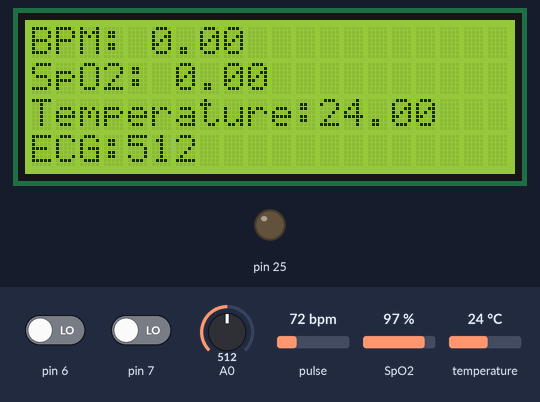
Recording of a sketch running on a simulated Arduino Mega 2560, built with avr-gcc and run on an emulated ATmega2560. Shown: 20×4 character LCD, output pins drawn as LEDs (lit = HIGH). The inputs (shaded band) are chosen by the test bench; at power-on: pulse 72 bpm, temperature 24 °C, A0 = 512, pin 6 LOW, pin 7 LOW, SpO2 97 %. The modem accepts every AT command (registered, SIM ready, sends succeed) and sends nothing else; what the sketch prints to the serial monitor is not drawn.

Above: at 1.6 s.
1.7 s: pulse set to 149 bpm
At 3.9 s:
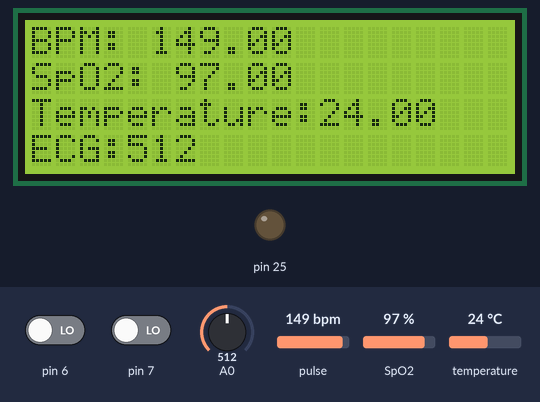
4.5 s: pulse set to 153 bpm
At 5.8 s:
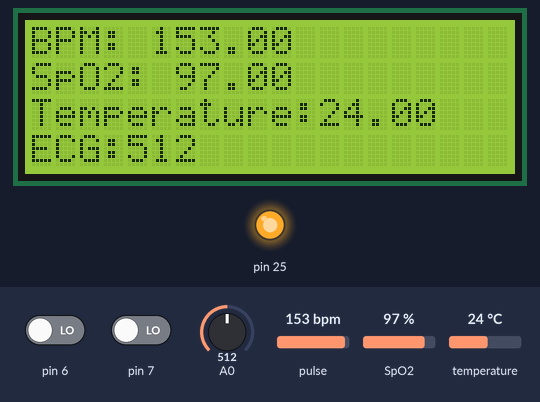
7.5 s: temperature set to 12 °C
At 12.0 s:
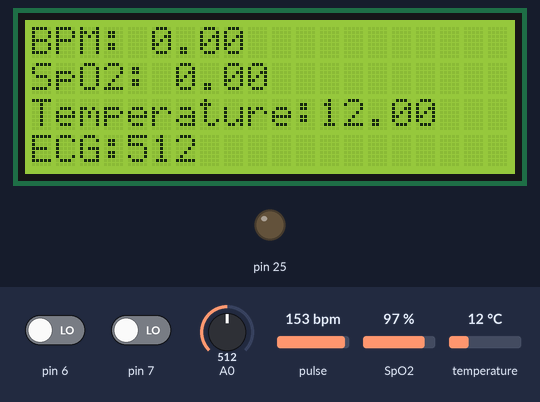
12.5 s: pulse set to 42 bpm
At 13.6 s:
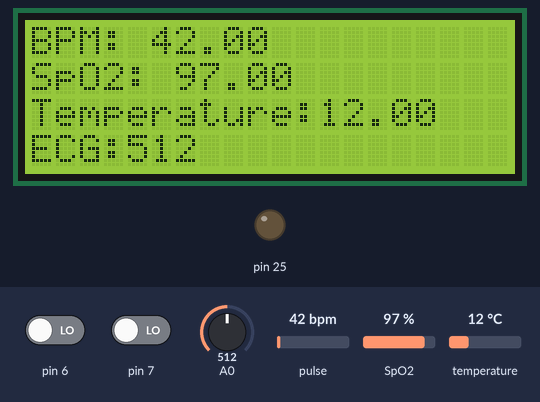
14.0 s: A0 set to 716
At 15.6 s:
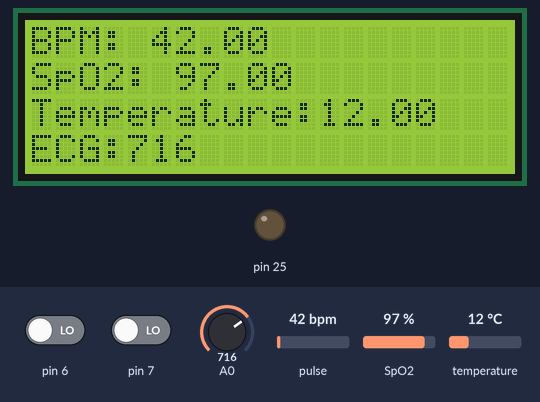
16.1 s: temperature set to 19 °C
Timing chart, 0 to 18.9 s (numbered marks = the images above; inputs shaded):
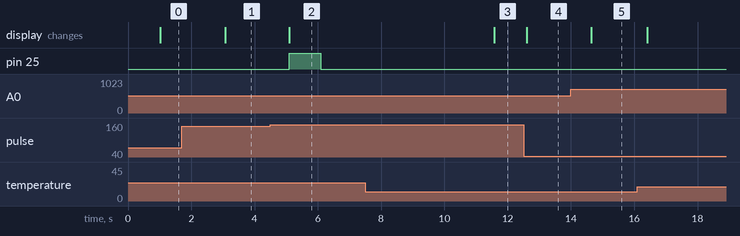

The sketch:

temp.ino
```cpp
#include <Wire.h>
#include "MAX30100_PulseOximeter.h"
#include <OneWire.h>
#include <DallasTemperature.h>

#include <LiquidCrystal.h>
#include <SoftwareSerial.h>
static const int RXPin = 0, TXPin = 1;
static const uint32_t GPSBaud = 9600;
// The serial connection to the GPS device
SoftwareSerial ss(RXPin, TXPin);


#define DS18B20 A14
#define REPORTING_PERIOD_MS     1000

float temperature, humidity, BPM, SpO2, bodytemperature;

/*Put your SSID & Password*/


PulseOximeter pox;

uint32_t tsLastReport = 0;
OneWire oneWire(DS18B20);
DallasTemperature sensors(&oneWire);
const int rs = 12, en = 13, d4 = 11, d5 = 10, d6 = 9, d7 = 8;
//const int pulsewire=A8;
String tx_u="";
int TEMP;
LiquidCrystal lcd(rs, en, d4, d5, d6, d7);

#include <TinyGPS.h>
#include <SoftwareSerial.h>
//static const int RXPin = 0, TXPin = 1;

// The serial connection to the GPS device
TinyGPS gps;
int g_en=0;
int r_chk=0;
String incoming = "";
String gps_data="";
String gps_data_1="";
String gps_data_2="";
String get_lon="";
String get_lat="";
String lon_="";
String lat_="";
double lat;
double lon;


int temp=0;
void onBeatDetected()
{
  //Serial.println("Beat!");
  temp=temp+2;
}
void(* resetFunc) (void) = 0;
void setup() {
  Serial3.begin(GPSBaud);
  Serial.begin(115200);
  Serial1.begin(115200);
 // Serial1.begin(115200);
  lcd.begin(20, 4);


 // Serial.print("Initializing pulse oximeter..");

  if (!pox.begin()) {
  //  Serial.println("FAILED");
    for (;;);
  } else {
  // Serial.println("SUCCESS");
    pox.setOnBeatDetectedCallback(onBeatDetected);
  }

  pox.setIRLedCurrent(MAX30100_LED_CURR_7_6MA);
  // Register a callback for the beat detection
 Serial3.begin(GPSBaud);


Serial2.begin(19200);
  // Give time to your GSM shield log on to network
 // delay(2000);
  //Serial.begin(9600);
  // Send the SMS
 // Serial.println("Start0");
 // sendSMS();
 pinMode(25,OUTPUT);
}
void loop() {
String a;


  pox.update();


  if (millis() - tsLastReport > REPORTING_PERIOD_MS)
  {
    BPM = pox.getHeartRate();
    lcd.setCursor(0,0);
     lcd.print("BPM: ");
    lcd.print(BPM);
    //Serial.print("BPM: ");
    //Serial.println(BPM);
    if(BPM>150){
      senddata();
      digitalWrite(25,HIGH);
      delay(1000);
      digitalWrite(25,LOW);
      sendSMS();
      resetFunc();
    }
    SpO2 = pox.getSpO2();
    lcd.setCursor(0,1);
    //Serial.print("SpO2: ");
    //Serial.print(SpO2);
    //Serial.println("%");
    lcd.print("SpO2: ");
    lcd.print(SpO2);
    bodytemperature = sensors.getTempCByIndex(0);
    lcd.setCursor(0,2);
    //Serial.print("Body Temperature: ");
    //Serial.print(bodytemperature);
    //Serial.println("°C");
    lcd.print("Temperature:");
    lcd.print(bodytemperature);
    lcd.setCursor(0, 3);
    lcd.print("ECG:");
if((digitalRead(6) == 1)||(digitalRead(7) == 1)){
  lcd.setCursor(0, 3);
  lcd.print("ECG:");
  //Serial.println('!');
  }
   lcd.print(analogRead(A0));
   senddata();


    //Serial.println("*********************************");
    //Serial.println();
    //senddata();
    if (temp%8==0){
    sensors.requestTemperatures();


  }
  if (temp==100){
    temp=0;
  }
//  senddata();

    tsLastReport = millis();

  }
//senddata();
while (Serial3.available() > 0){
    char get_data=Serial3.read();
    //Serial.print(get_data);
    if(get_data=='$')
    {
      g_en=1;
      gps_data="";
      gps_data_2="";
      }
    if(g_en==1)
    {
      gps_data+=get_data;
      if(gps_data.length()==6 && gps_data=="$GNGLL")
      {
        //Serial.println(gps_data);
        //Serial.println("...........");
        g_en=2;

        }


      }
     else if(g_en==2)
     {
      gps_data_2+=get_data;


      }

    //Serial.println(gps_data_2);
   // Serial.println("...........");
   // Serial.println(incoming);
  }

 if(gps_data_2.length()>30)
   {
   // Serial.println(gps_data_2);
    for(int i=0;i<gps_data_2.length();i++)
    {
      //Serial.println(gps_data_2[i]);
      if(gps_data_2[i]==',')
      {
        r_chk++;
      }
        if(r_chk==1)
        {

          get_lat+=gps_data_2[i];
          }
         else if(r_chk==3)
         {

          get_lon+=gps_data_2[i];
          }

      }
      r_chk=0;
      get_lat=get_lat.substring(1,get_lat.length());
      float lat=get_lat.toFloat()/100.00000;
       //long checkit = (long) (lat * 10000.0) ;


       float lat2_ =lat-int(lat);
       float lat2__=lat2_*100;
       float lat2_1=(lat2__/60)+int(lat);


      lat_=String(lat2_1,7);


      get_lon=get_lon.substring(2,get_lon.length());
    float lon=get_lon.toFloat()/100.00000;
       //long checkit = (long) (lat * 10000.0) ;


       float lon2_ =lon-int(lon);
       float lon2__=lon2_*100;
       float lon2_1=(lon2__/60)+int(lon);


       lon_=String(lon2_1,7);

    gps_data_2="";
    get_lat="";
    get_lon="";


    }
}
void senddata(){
   //making data in the form of string for wifimodule//
tx_u+=String(BPM);
tx_u+=':';
tx_u+=String(analogRead(A0));
tx_u+=':';
tx_u+=String(bodytemperature);
tx_u+=':';
tx_u+=String(SpO2);
tx_u+=':';
tx_u+=lat_;
tx_u+=':';
tx_u+=lon_;
tx_u+='$';
Serial1.println(tx_u);
Serial.println(tx_u);
tx_u="";

}
void sendSMS() {
  // AT command to set SIM900 to SMS mode

Serial2.print("AT+CMGF=1\r");
  delay(100);

  // REPLACE THE X's WITH THE RECIPIENT'S MOBILE NUMBER
  // USE INTERNATIONAL FORMAT CODE FOR MOBILE NUMBERS

Serial2.println("AT + CMGS = \"+923408023536\"");
  delay(100);

  // SMS MESSAGE CONTENT
Serial2.println("patient need treatment");
  delay(100);

  // End AT command with a ^Z, ASCII code 26
  Serial2.println((char)26);
  delay(100);

  Serial2.println();
  // Give module time to send SMS
  delay(5000);
}
```

Measured:
- the behaviour switches between 150 and 151 bpm on pulse (found by bisection; images 1 and 2)
- after the input at 1.7 s, the display: changes after 1.4 s (image 1)
- after the input at 4.5 s, pin 25: LOW → HIGH after 0.59 s, → LOW 1.0 s later; the display: changes after 0.59 s (image 2)
- after the input at 7.5 s, the display: changes after 4.1 s (image 3)
- after the input at 12.5 s, pin 25: stays LOW (without the input it goes to HIGH after 0.08 s); the display: changes after 0.10 s (image 4)
- after the input at 14.0 s, the display: changes after 0.65 s (image 5)
